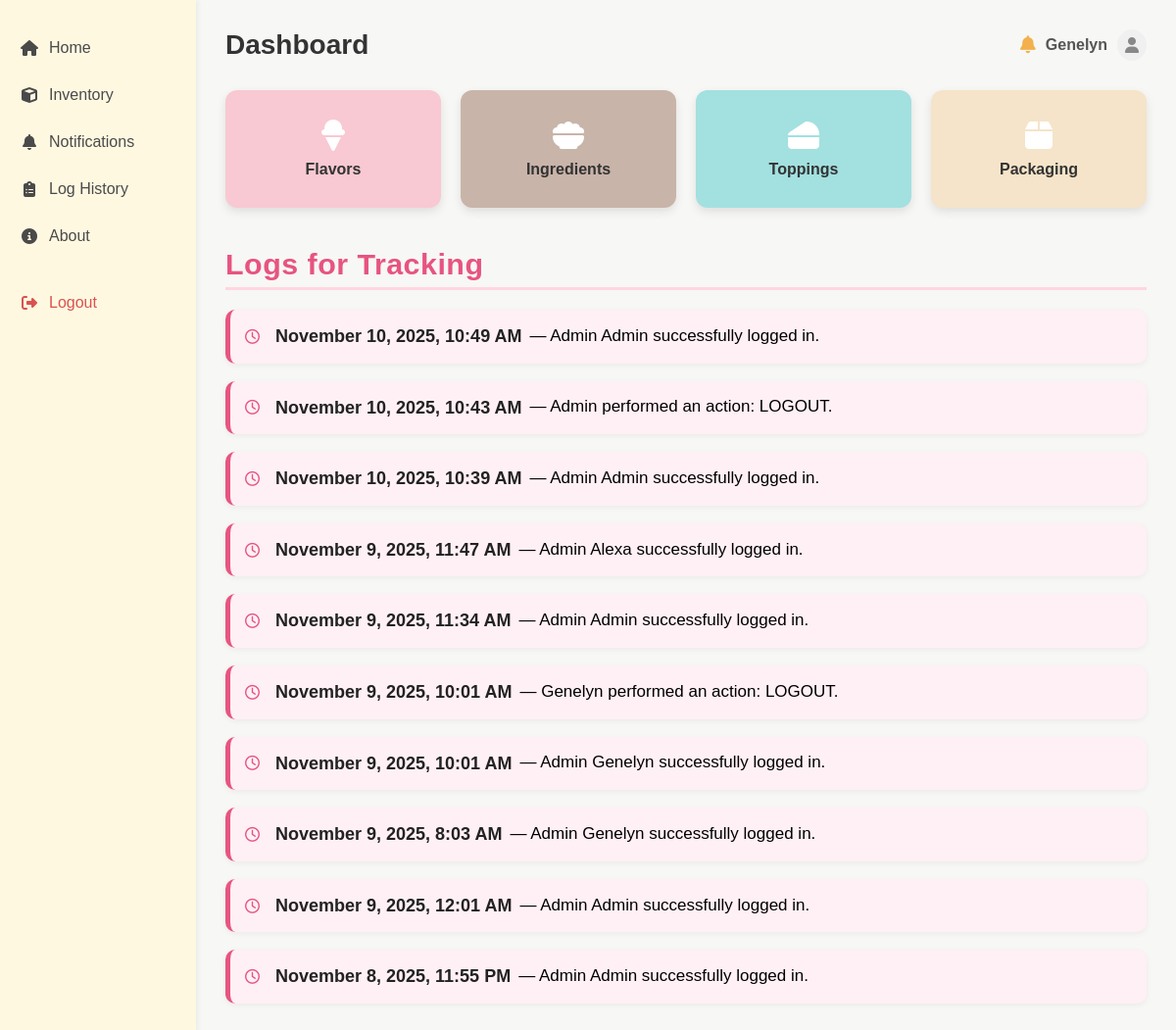
Screenshot of /home/ (signed in) with the database file from the repository.
### sidebar/models.py (models this page shows, shortened)
class LogHistory(models.Model):
    ACTION_CHOICES = [
        ('LOGIN', 'Login'),
        ('ADD', 'Add'),
        ('UPDATE', 'Update'),
        ('DELETE', 'Delete'),
    ]
    staff = models.ForeignKey(User, on_delete=models.SET_NULL, null=True)
    action_taken = models.CharField(max_length=20, choices=ACTION_CHOICES)
    product_name = models.CharField(max_length=100, blank=True, null=True)
    stock_status = models.CharField(max_length=50, blank=True, null=True)
    date_and_time = models.DateTimeField(default=timezone.now)

### sidebar/views.py (the view)
# urls.py: path('', views.home, name='home'),
@login_required
def home(request):
    recent_logs = LogHistory.objects.all().order_by('-date_and_time')[:10]
    return render(request, 'sidebar/home.html', {
        'recent_logs': recent_logs
    })

### sidebar/templates/sidebar/home.html (shortened to what this page needs)
{% load static %}
<!DOCTYPE html>
<html lang="en">
<head>
    <link rel="stylesheet" href="{% static 'css/home.css' %}">
    <link rel="stylesheet" href="https://cdnjs.cloudflare.com/ajax/libs/font-awesome/6.5.0/css/all.min.css">
</head>
<body>
    <div class="container">
        <aside class="sidebar">
            <ul>
                <li><a href="{% url 'home' %}"><i class="fa-solid fa-house"></i> Home</a></li>
                <li><a href="{% url 'inventory' %}"><i class="fa-solid fa-cube"></i> Inventory</a></li>
                <li><a href="{% url 'notifications' %}"><i class="fa-solid fa-bell"></i> Notifications</a></li>
                <li><a href="{% url 'log_history' %}"><i class="fa-solid fa-clipboard-list"></i> Log History</a></li>
                <li><a href="{% url 'about' %}"><i class="fa-solid fa-circle-info"></i> About</a></li>
                <li class="logout"><a href="{% url 'logout' %}"><i class="fa-solid fa-right-from-bracket"></i> Logout</a></li>
            </ul>
        </aside>
        <main class="main-content">
            <header class="topbar">
                <h1>Dashboard</h1>
                <div class="user-info">
                    <a href="{% url 'notifications' %}" class="notification-icon" title="View Notifications">
                        <i class="fa-solid fa-bell"></i>
                    </a>
                    <span>{{ request.user.username|default:"Admin"|title }}</span>
                    <i class="fa-solid fa-user"></i>
                </div>
            </header>
            <section class="cards">
                <a href="{% url 'flavors' %}" class="card flavor">
                    <i class="fa-solid fa-ice-cream"></i>
                    <p>Flavors</p>
                </a>
                <a href="{% url 'ingredients' %}" class="card ingredients">
                    <i class="fa-solid fa-bowl-food"></i>
                    <p>Ingredients</p>
                </a>
                <a href="{% url 'toppings' %}" class="card toppings">
                    <i class="fa-solid fa-cheese"></i>
                    <p>Toppings</p>
                </a>
                <a href="{% url 'packaging' %}" class="card packaging">
                    <i class="fa-solid fa-box"></i>
                    <p>Packaging</p>
                </a>
            </section>
            <section class="log-section">
                <h2>Logs for Tracking</h2>
                <div class="log-list">
                    {% for log in recent_logs %}
                        <div class="log-entry">
                            <i class="fa-regular fa-clock"></i>
                            <strong>{{ log.date_and_time|date:"F j, Y, g:i A" }}</strong> —
                            {% if log.action_taken == "LOGIN" %}
                                Admin {{ log.staff.username|default:"System"|title }} successfully logged in.
                            {% elif log.action_taken == "ADD" %}
                                {{ log.staff.username|title }} added {{ log.product_name }} to inventory ({{ log.stock_status|default:"N/A" }}).
                            {% elif log.action_taken == "UPDATE" %}
                                {{ log.staff.username|title }} updated {{ log.product_name }} ({{ log.stock_status|default:"N/A" }}).
                            {% elif log.action_taken == "DELETE" %}
                                {{ log.staff.username|title }} deleted {{ log.product_name }} from inventory.
                            {% else %}
                                {{ log.staff.username|title }} performed an action: {{ log.get_action_taken_display }}.
                            {% endif %}
                        </div>
                    {% empty %}
                        <p class="no-data">No recent activity logs found.</p>
                    {% endfor %}
                </div>
            </section>
        </main>
    </div>
</body>
</html>

### sidebar/static/css/home.css (style rules this page uses)
* { box-sizing: border-box; font-family: 'Poppins', sans-serif; margin: 0; padding: 0; }
body { background-color: #f7f7f5; min-height: 100vh; }
.container { display: flex; }
.sidebar { width: 200px; background-color: #fff8e1; padding: 20px 0; min-height: 100vh; box-shadow: 2px 0 5px rgba(0, 0, 0, 0.05); }
.sidebar ul { list-style: none; }
.sidebar ul li { margin: 10px 0; }
.sidebar ul li a { display: flex; align-items: center; padding: 10px 20px; text-decoration: none; color: #4a4a4a; font-weight: 500; transition: background-color 0.2s, color 0.2s; }
.sidebar ul li a i { margin-right: 10px; width: 20px; text-align: center; }
.sidebar .logout a { color: #d9534f; margin-top: 30px; }
.main-content { flex-grow: 1; padding: 30px; }
.topbar { display: flex; justify-content: space-between; align-items: center; margin-bottom: 30px; }
.topbar h1 { font-size: 28px; font-weight: 700; color: #333; }
.user-info { display: flex; align-items: center; gap: 10px; font-weight: 600; color: #555; }
.notification-icon { color: #f3b04d; font-size: 18px; text-decoration: none; }
.user-info i.fa-user { background-color: #f0f0f0; padding: 8px; border-radius: 50%; color: #888; }
.cards { display: grid; grid-template-columns: repeat(4, 1fr); gap: 20px; margin-bottom: 40px; }
.card { display: flex; flex-direction: column; justify-content: center; align-items: center; padding: 20px; border-radius: 12px; text-decoration: none; color: white; box-shadow: 0 4px 10px rgba(0, 0, 0, 0.1); transition: transform 0.2s; min-height: 120px; }
.card i { font-size: 32px; margin-bottom: 10px; }
.card p { font-size: 16px; font-weight: 600; color: #333; }
.card.flavor { background-color: #f8c9d2; }
.card.ingredients { background-color: #c9b4a9; }
.card.toppings { background-color: #a3e0e0; }
.card.packaging { background-color: #f5e4c9; }
.log-section { margin-top: 40px; }
.log-section h2 { color: #e75480; margin-bottom: 20px; font-size: 1.9rem; border-bottom: 3px solid #ffd6e0; padding-bottom: 6px; font-weight: 700; letter-spacing: 0.5px }
.log-list { display: flex; flex-direction: column; gap: 18px; }
.log-entry { background: #fff0f5; border-left: 5px solid #e75480; padding: 12px 15px; border-radius: 10px; box-shadow: 0 2px 6px rgba(0, 0, 0, 0.05); transition: 0.3s ease; display: flex; align-items: center; flex-wrap: wrap; gap: 8px; line-height: 1.7; font-size: 17px; }
.log-entry strong { font-size: 18px; color: #222; font-weight: 600; }
.log-entry i { color: #e75480; margin-right: 8px; font-size: 15px; }

### rows the page displays
LogHistory: date_and_time "November 10, 2025, 10:49 AM", staff.username "Admin"
LogHistory: date_and_time "November 10, 2025, 10:43 AM", staff.username "Admin", action_taken "LOGOUT"
LogHistory: date_and_time "November 10, 2025, 10:39 AM", staff.username "Admin"
LogHistory: date_and_time "November 9, 2025, 11:47 AM", staff.username "Alexa"
LogHistory: date_and_time "November 9, 2025, 11:34 AM", staff.username "Admin"
LogHistory: date_and_time "November 9, 2025, 10:01 AM", staff.username "Genelyn", action_taken "LOGOUT"
LogHistory: date_and_time "November 9, 2025, 10:01 AM", staff.username "Genelyn"
LogHistory: date_and_time "November 9, 2025, 8:03 AM", staff.username "Genelyn"
LogHistory: date_and_time "November 9, 2025, 12:01 AM", staff.username "Admin"
LogHistory: date_and_time "November 8, 2025, 11:55 PM", staff.username "Admin"

### other values shown
{{ request.user.username|default:"Admin"|title }} "Genelyn"
